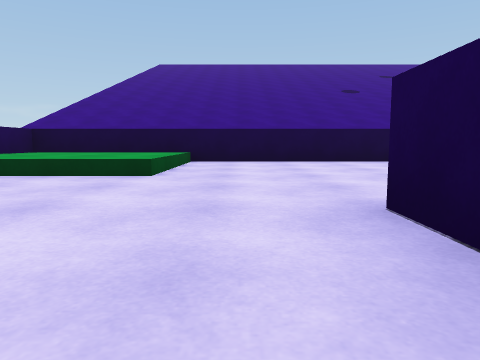
[1] (above)

22 first-person views from a walk through a 3-D level made in the Unity game engine. The camera is 0.27 m above the floor, tilts 6° down and sees 70° across. The floor is counted in squares, 1 m on a side. Each view is taken from the middle of a square. On the plan, view 1 faces up. The plan holds only what a view shows up to about 9 squares ahead; the rest is blank. The place goes on beyond the plan. The player is left out.

[2]
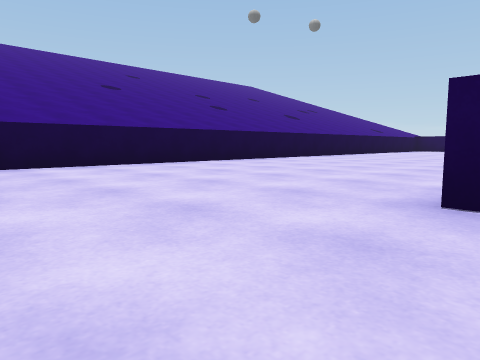

[3]
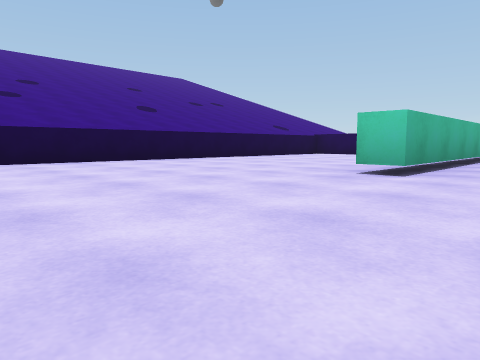

[4]
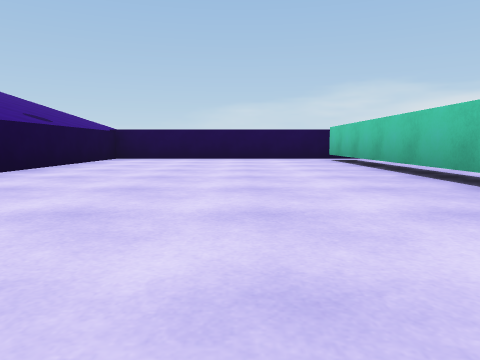

[5]
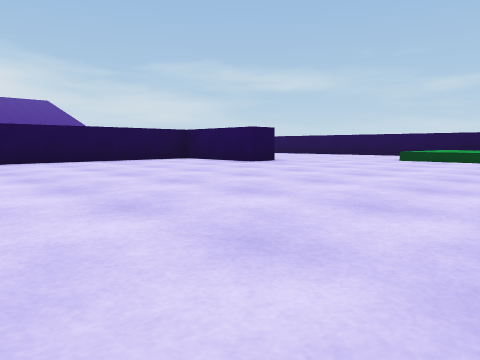

[6]
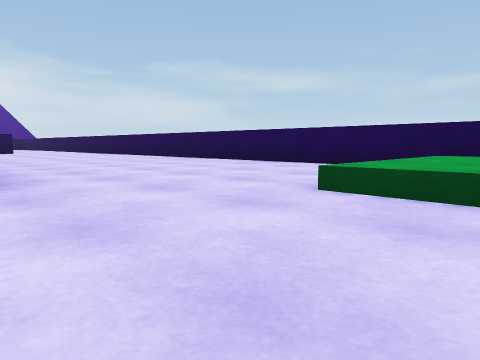

[7]
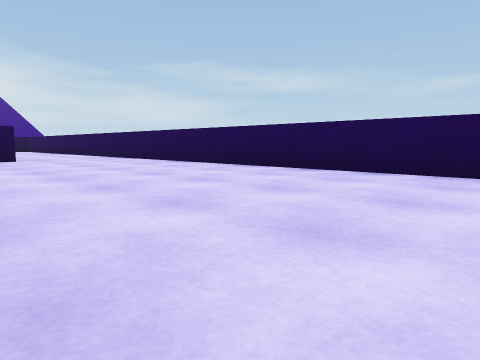

[8]
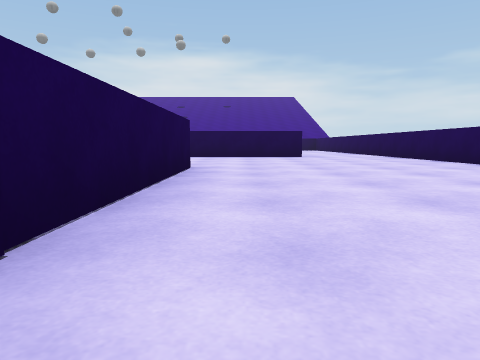

[9]
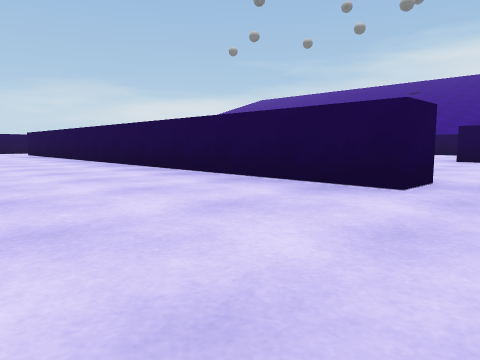

[10]
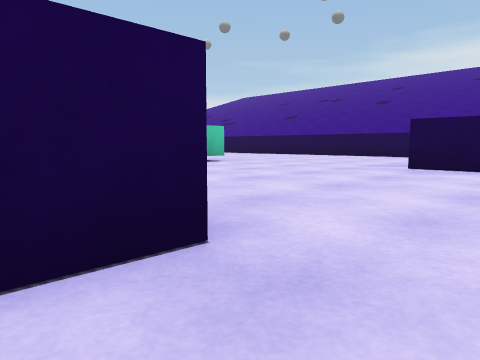

[11]
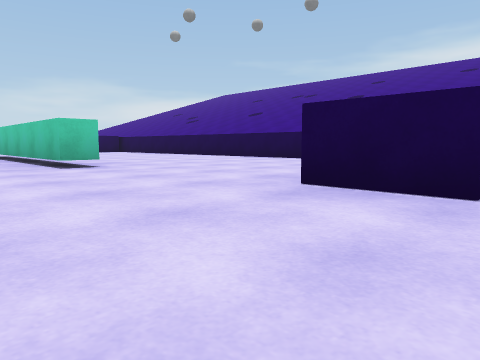

[12]
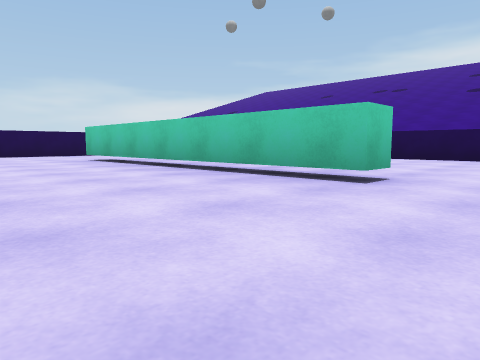

[13]
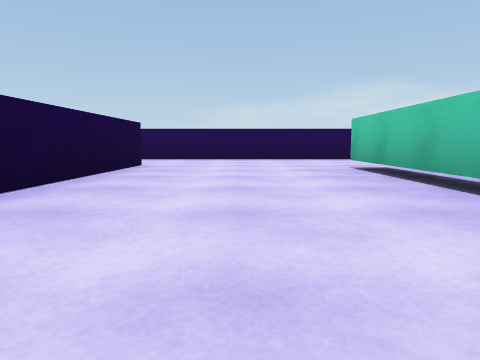

[14]
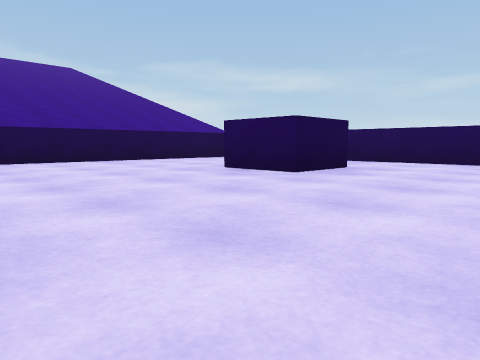

[15]
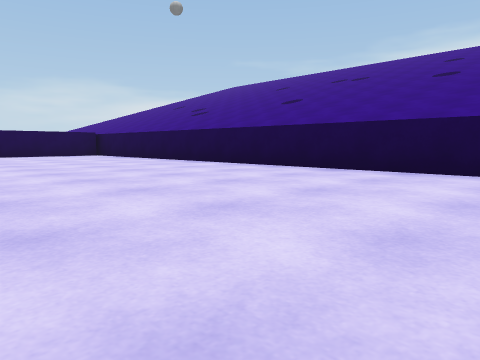

[16]
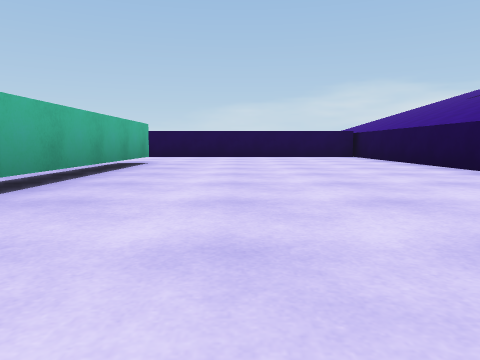

[17]
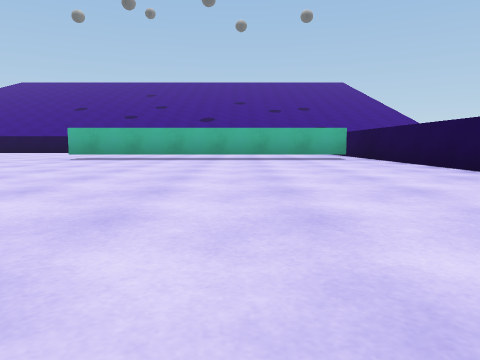

[18]
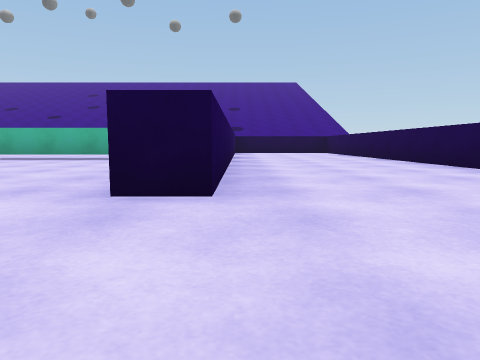

[19]
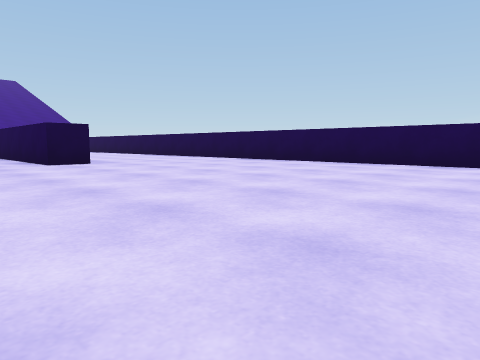

[20]
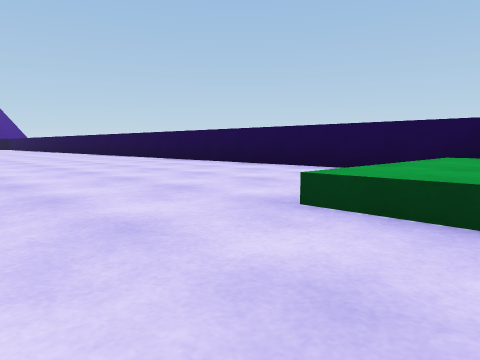

[21]
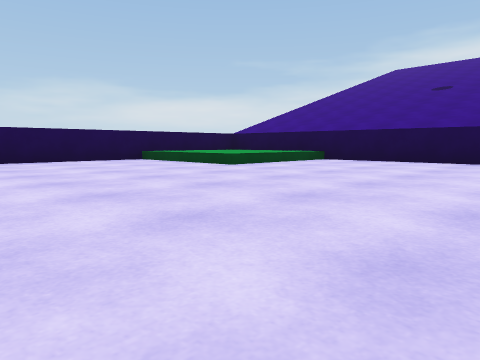

[22]
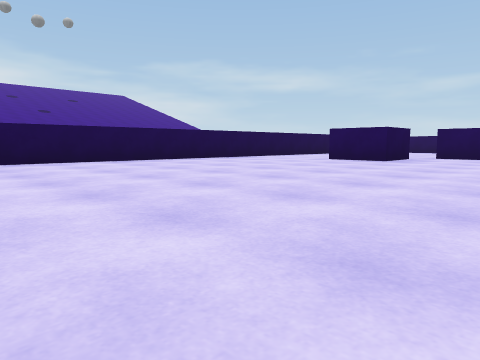

### Floor plan
Key: @ floor where view 1 was taken; # wall or solid block; x gap in a wall; . floor; ^ raised ledge; T thing the floor can be seen under or through; B block.
Columns run from 4 left of view 1 to 16 right of it. Each row starts with its distance up from view 1.
  6 ^^^ ##############
  5  ^^^.............#
  4  ^^^.............#..#
  3  ^^^.............#..#
  2  #...............#..#
  1  #...#.....TTTTTx#..#
  0  #..@#...........#..#
 -1  #...####  ......#..#
 -2  #...#   ........#..#
 -3  #...#...........#..#
 -4  #...#B.............#
 -5  #....B...... ......#
 -6  #..........   .....#
 -7  #.#########.# .....#
 -8  #...........# .....#
 -9  #...........#......#
-10  #...........#......#
-11  #.B...####..#......#
-12  #.B.........#....^^#
-13  #...........# ...^^^
-14  #...........# ...^^^
-15  ############# ###^^^

Where each view was taken, in squares from view 1:
view 1: 0 up, 0 right, facing up
view 2: 1 up, 1 left, facing up-right
view 3: 0 up, 4 right, facing up-right
view 4: 3 up, 6 right, facing right
view 5: 5 up, 5 right, facing down-left
view 6: 4 up, 1 right, facing down-left
view 7: 1 down, 0 right, facing down-left
view 8: 0 up, 0 right, facing down
view 9: 5 down, 2 left, facing down-right
view 10: 7 down, 2 left, facing down-right
view 11: 9 down, 2 left, facing down-right
view 12: 8 down, 1 right, facing down-right
view 13: 9 down, 3 right, facing right
view 14: 9 down, 2 right, facing down-left
view 15: 11 down, 1 right, facing down-right
view 16: 12 down, 2 right, facing right
view 17: 5 down, 10 right, facing up
view 18: 5 down, 13 right, facing up
view 19: 8 down, 11 right, facing up-right
view 20: 13 down, 12 right, facing up-right
view 21: 9 down, 10 right, facing down-right
view 22: 2 down, 8 right, facing down-left
